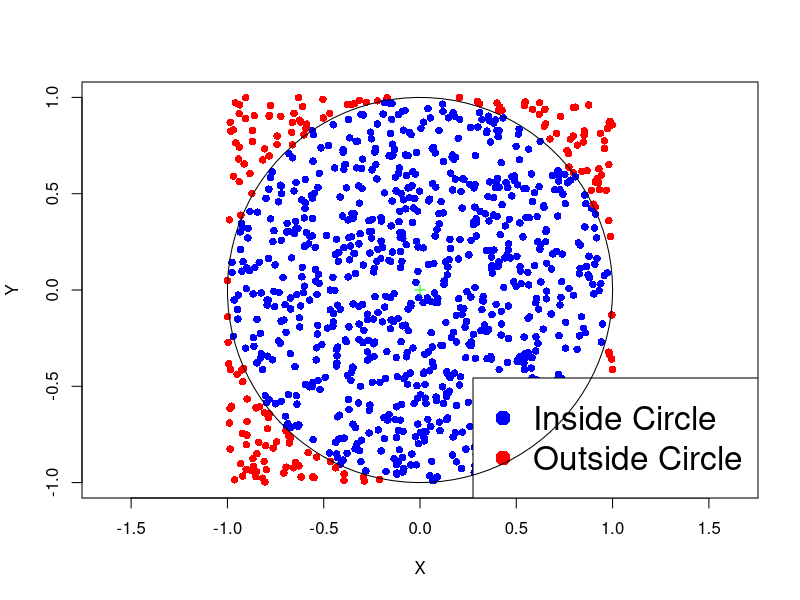

Write R code to recreate this figure.
## ---- chunk 1
# Enter counts and null hypothesis probabilities
counts <- c(13, 17, 9, 17, 18, 26)
null_probs <- rep(1/6, 6)

# Perform goodness-of-fit test
ans <- chisq.test(counts, p = null_probs)

# Print answer
print(ans)
## ---- chunk 2
# Enter counts and null hypothesis probabilities
counts <- c(35, 40 , 25)
null_probs <- c(0.35, 0.35, 0.3)

# Compute total counts
m <- sum(counts)

# Compute degrees of freedom
degrees <- length(counts) - 1

# Compute expected counts
exp_counts <- m * null_probs

# Compute chi-squared statistic
chi_squared <- sum( (counts - exp_counts)^2 / exp_counts )

# Compute p-value
p_value <- 1 - pchisq(chi_squared, df = degrees)

# Print p-value
cat("The p-value is:", p_value)
## ---- chunk 3
#| fig-asp: 1

R <- 1
niters <- 1000
total <- 0
in_circle <- 0

# Function to plot the points
plot_points <- function(x, y, R) {
  plot(x, y, col = ifelse(x^2 + y^2 <= R^2, "blue", "red"), pch = 16, xlab = "X", ylab = "Y", asp = 1, frame.plot = TRUE, xlim = c(-1,1), ylim = c(-1,1) )
  points(0, 0, col = "green", pch = 3)  # Plotting the center of the circle
  legend("bottomright", legend = c("Inside Circle", "Outside Circle"), col = c("blue", "red"), pch = 16, cex = 2)
  circle <- seq(0, 2 * pi, length.out = 100)
  lines(R * cos(circle), R * sin(circle))  # Plotting the circle
}

x <- runif(niters, -R, R)
y <- runif(niters, -R, R)
plot_points(x, y, R)

## ---- chunk 4
N <- 10000
total <- 0      # Counts total number of points
in_circle <- 0  # Counts points falling in circle

for (j in 1:10) {
  for (i in 1:N) {
    x <- runif(1, -1, 1); y <- runif(1, -1, 1);  # sample point (x,y)
    if (x^2 + y^2 <= 1) {    
      in_circle <- in_circle + 1  # If (x,y) in circle increase counter
    }
    total <- total + 1  # Increase total counter
  }
  
  pi_approx <- ( in_circle / total ) * 4  # Compute approximate area

  cat(sprintf("After %8d iterations pi is %.08f, error is %.08f\n",
     (j * N), pi_approx, abs(pi_approx - pi)))
}
## ---- chunk 5
# Enter counts and null hypothesis probabilities
counts <- c(32, 15, 9, 4)
null_probs <- c(0.5, 0.3, 0.15, 0.05)

# Compute total counts
m <- sum(counts)

# Compute expected counts
exp_counts <- m * null_probs

# Compute the observed chi-squared statistic
obs_chi_squared <- sum( (counts - exp_counts)^2 / exp_counts )

# Number of Monte Carlo simulations
N <- 100000

# Initialize counter for extreme statistics
count_extreme_statistics <- 0

# Perform Monte Carlo simulations

for (i in 1:N) {
  # Simulate multinomial counts under null hypothesis
  simul_counts <- rmultinom(1, m, null_probs)
  
  # Compute chi-squared statistic for the simulated counts
  simul_chi_squared <- sum( (simul_counts - exp_counts )^2 / exp_counts)
  
  # Check if simulated chi-squared statistic is extreme
  if (simul_chi_squared >= obs_chi_squared) {
    count_extreme_statistics <- count_extreme_statistics + 1
  }
}

# Compute Monte Carlo p-value
monte_carlo_p_value <- count_extreme_statistics / N

# Perform chi-squared test using built-in R function
chi_squared_test <- chisq.test(counts, p = null_probs, 
                               simulate.p.value = TRUE)

# Extract p-value from chi-squared test result
chisq_p_value <- chi_squared_test$p.value

# Print p-values for comparison
cat("\nCustom Monte Carlo p-value:", monte_carlo_p_value)
cat("\nR Monte Carlo p-value:", chisq_p_value)
## ---- chunk 6
# Store each row into and R vector
row_1 <- c(2180, 871)
row_2 <- c(1820, 1400)
row_3 <- c(1703, 614)

# Assemble the rows into an R matrix
counts <- rbind(row_1, row_2, row_3)

# Perform chi-squared test of independence
ans <- chisq.test(counts)

# Print answer
print(ans)
## ---- chunk 7
# Store each row into and R vector
row_1 <- c(27, 9, 15)
row_2 <- c(54, 25, 24) 
row_3 <- c(84, 32, 28) 
row_4 <- c(91, 37, 40)
row_5 <- c(11, 10, 8)
row_6 <- c(61, 12, 28)

# Assemble the rows into an R matrix
counts <- rbind(row_1, row_2, row_3, row_4, row_5, row_6)

# Perform chi-squared test of independence
ans <- chisq.test(counts)

# Print answer
print(ans)
